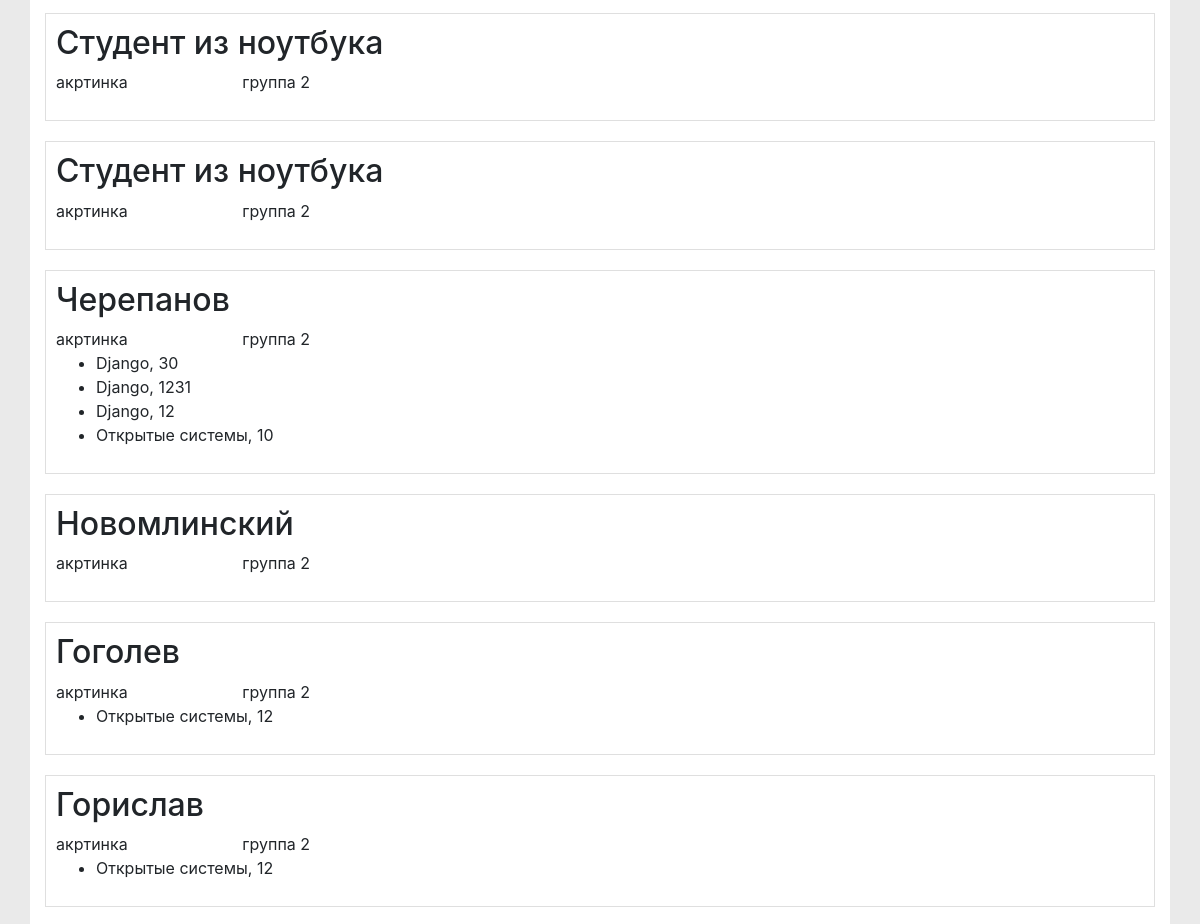
Before: / (middle part) with the older database file.
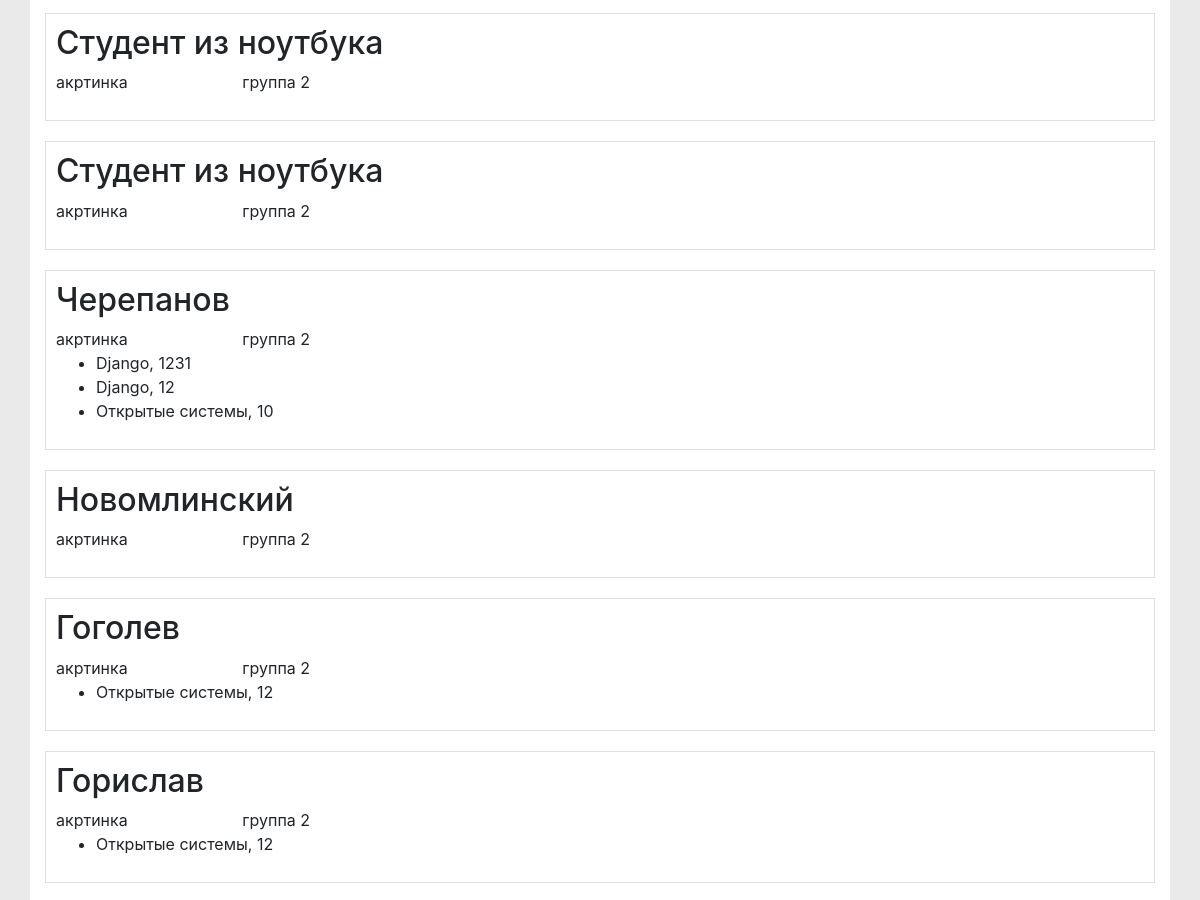
After: the same page with the newer database file.
### studentapp/models.py (models this page shows, shortened)
class CommonInfo(models.Model):
    name = models.CharField(max_length=255,verbose_name="ФИО")
    age = models.IntegerField(blank=True,null=True,verbose_name="возраст")
    class Meta:
        abstract = True

class Student(CommonInfo):
    group = models.ForeignKey(Group,on_delete=models.PROTECT)
    class Meta:
        verbose_name ='Студент'
        verbose_name_plural ='Студенты'

class Group(models.Model):
    name = models.CharField(max_length=255,verbose_name="Название группы")

class Mark(models.Model):
    course = models.ForeignKey(Course,on_delete=models.CASCADE)
    student = models.ForeignKey(Student,on_delete=models.CASCADE)
    score =  models.IntegerField()
    def __str__(self):
        return "{}, {}".format(self.course.name,self.score)

class Course(models.Model):
    name = models.CharField(max_length=255,verbose_name="Название предмета")

### studentapp/views.py (the view)
# urls.py: path('', views.index),
def index(request):
    if request.GET:
        form = SearchForm(request.GET)
    else:
        form = SearchForm()
    form_student = StudentForm()
    context = {'form':form}
    context['from_student'] = {'form_student':form_student}
    if form.is_valid():
        search = form.cleaned_data['search']
        context['student_list'] = Student.objects.filter(name__icontains=search)
    else:
        context['error'] = form.errors
        context['student_list'] = Student.objects.all()
    return render(request,'index.html',context)

### studentapp/templates/index.html (shortened to what this page needs)
{% load static %}
<!DOCTYPE html>
<html>
    <head>
        <link rel="stylesheet" href="https://cdn.jsdelivr.net/npm/bootstrap@4.5.3/dist/css/bootstrap.min.css">
        <link rel="stylesheet"  href="{% static 'style.css' %}">
    </head>
    <body>
        <div class="container">
                {% for student in student_list%}
            <div class="article">
                <div class="row">
                    <div class="col-md-12"> <h2>{{student.name}}</h2></div>
                </div>
                <div class="row">
                    <div class="col-md-2"> акртинка</div>
                    <div class="col-md-10">{{student.group.name}}</div>
                </div>
                <div class="row">
                    <div class="col-md-12">
                        <ul>
                        {%for mark in student.mark_set.all %}
                        <li>{{mark}}</li>
                            {%endfor%}
                        </ul>
                    </div>
                </div>
            </div>
            {%endfor%}
        </div>
    </body>
</html>

Changed rows visible on the page:
removed Mark: course+score "Django, 30", shown under Student "Черeпанов"
